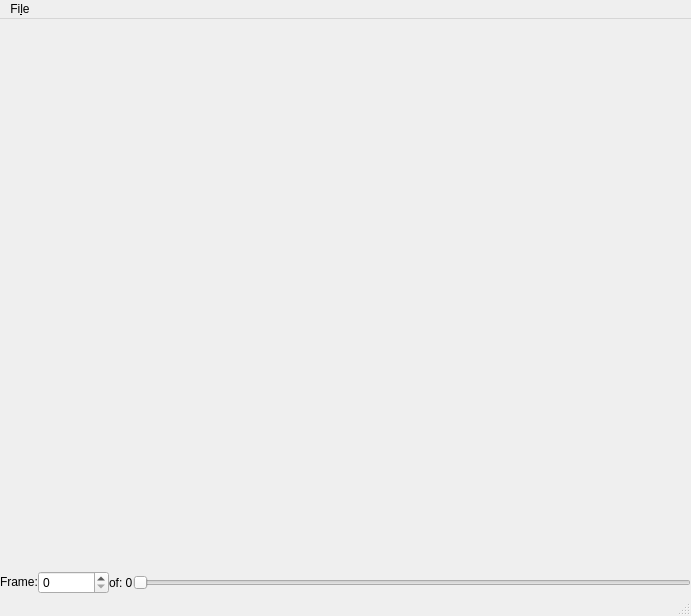
<?xml version="1.0" encoding="UTF-8"?>
<ui version="4.0">
 <class>ImageViewerWindow</class>
 <widget class="QMainWindow" name="ImageViewerWindow">
  <property name="geometry">
   <rect>
    <x>0</x>
    <y>0</y>
    <width>691</width>
    <height>616</height>
   </rect>
  </property>
  <property name="sizePolicy">
   <sizepolicy hsizetype="Expanding" vsizetype="Expanding">
    <horstretch>0</horstretch>
    <verstretch>0</verstretch>
   </sizepolicy>
  </property>
  <property name="windowTitle">
   <string>Image Viewer</string>
  </property>
  <widget class="QWidget" name="centralwidget">
   <property name="sizePolicy">
    <sizepolicy hsizetype="Expanding" vsizetype="Expanding">
     <horstretch>0</horstretch>
     <verstretch>0</verstretch>
    </sizepolicy>
   </property>
   <layout class="QGridLayout" name="gridLayout">
    <property name="sizeConstraint">
     <enum>QLayout::SizeConstraint::SetNoConstraint</enum>
    </property>
    <property name="leftMargin">
     <number>0</number>
    </property>
    <property name="topMargin">
     <number>0</number>
    </property>
    <property name="rightMargin">
     <number>0</number>
    </property>
    <property name="bottomMargin">
     <number>0</number>
    </property>
    <property name="spacing">
     <number>0</number>
    </property>
    <item row="0" column="0">
     <layout class="QVBoxLayout" name="verticalLayout" stretch="0,0">
      <property name="spacing">
       <number>0</number>
      </property>
      <item>
       <widget class="QWidget" name="viewerWidgetContainer" native="true">
        <property name="sizePolicy">
         <sizepolicy hsizetype="Expanding" vsizetype="Expanding">
          <horstretch>1</horstretch>
          <verstretch>1</verstretch>
         </sizepolicy>
        </property>
       </widget>
      </item>
      <item>
       <layout class="QHBoxLayout" name="horizontalLayout">
        <property name="spacing">
         <number>0</number>
        </property>
        <item>
         <widget class="QLabel" name="framesLabel">
          <property name="sizePolicy">
           <sizepolicy hsizetype="Preferred" vsizetype="Fixed">
            <horstretch>0</horstretch>
            <verstretch>0</verstretch>
           </sizepolicy>
          </property>
          <property name="text">
           <string>Frame:</string>
          </property>
          <property name="buddy">
           <cstring>framesQSpinBox</cstring>
          </property>
         </widget>
        </item>
        <item>
         <widget class="QSpinBox" name="framesQSpinBox">
          <property name="sizePolicy">
           <sizepolicy hsizetype="Fixed" vsizetype="Fixed">
            <horstretch>0</horstretch>
            <verstretch>0</verstretch>
           </sizepolicy>
          </property>
          <property name="minimumSize">
           <size>
            <width>48</width>
            <height>0</height>
           </size>
          </property>
          <property name="mouseTracking">
           <bool>true</bool>
          </property>
          <property name="toolTip">
           <string>Select frame</string>
          </property>
          <property name="whatsThis">
           <string>Current frame number</string>
          </property>
          <property name="showGroupSeparator" stdset="0">
           <bool>true</bool>
          </property>
          <property name="maximum">
           <number>999999999</number>
          </property>
         </widget>
        </item>
        <item>
         <widget class="QLabel" name="nFramesLabel">
          <property name="text">
           <string>of: 0</string>
          </property>
         </widget>
        </item>
        <item>
         <widget class="QSlider" name="framesQSlider">
          <property name="sizePolicy">
           <sizepolicy hsizetype="Expanding" vsizetype="Fixed">
            <horstretch>0</horstretch>
            <verstretch>0</verstretch>
           </sizepolicy>
          </property>
          <property name="mouseTracking">
           <bool>true</bool>
          </property>
          <property name="toolTip">
           <string>Select frame</string>
          </property>
          <property name="whatsThis">
           <string>Frame selector slider</string>
          </property>
          <property name="autoFillBackground">
           <bool>false</bool>
          </property>
          <property name="orientation">
           <enum>Qt::Orientation::Horizontal</enum>
          </property>
         </widget>
        </item>
       </layout>
      </item>
     </layout>
    </item>
   </layout>
  </widget>
  <widget class="QMenuBar" name="menubar">
   <property name="geometry">
    <rect>
     <x>0</x>
     <y>0</y>
     <width>691</width>
     <height>27</height>
    </rect>
   </property>
   <widget class="QMenu" name="menuFile">
    <property name="title">
     <string>Fi&amp;le</string>
    </property>
    <widget class="QMenu" name="menuExport">
     <property name="title">
      <string>&amp;Export frame</string>
     </property>
     <addaction name="actionExportAsPNG"/>
     <addaction name="actionExportAsSVG"/>
     <addaction name="actionExportAsTIFF"/>
     <addaction name="actionExportAsHDF5"/>
     <addaction name="actionExportAsPickle"/>
     <addaction name="actionExportToWorkspace"/>
    </widget>
    <widget class="QMenu" name="menuSave">
     <property name="title">
      <string>&amp;Save</string>
     </property>
     <addaction name="actionSaveTIFF"/>
     <addaction name="actionHDF5"/>
     <addaction name="actionPickle"/>
     <addaction name="actionTo_workspace"/>
    </widget>
    <addaction name="separator"/>
    <addaction name="actionView"/>
    <addaction name="menuSave"/>
    <addaction name="menuExport"/>
    <addaction name="actionClose"/>
    <addaction name="separator"/>
    <addaction name="actionRefresh"/>
   </widget>
   <addaction name="menuFile"/>
  </widget>
  <widget class="QStatusBar" name="statusbar"/>
  <action name="actionClose">
   <property name="text">
    <string>&amp;Close</string>
   </property>
  </action>
  <action name="actionColorMap">
   <property name="text">
    <string>&amp;Color Map</string>
   </property>
  </action>
  <action name="actionImageScale">
   <property name="text">
    <string>&amp;Image Scale</string>
   </property>
  </action>
  <action name="actionImageGamma">
   <property name="text">
    <string>Image &amp;Gamma</string>
   </property>
  </action>
  <action name="actionOpen">
   <property name="text">
    <string>&amp;Open</string>
   </property>
  </action>
  <action name="actionCrosshair_Cursor">
   <property name="text">
    <string>Crosshair</string>
   </property>
  </action>
  <action name="actionVertical_Cursor">
   <property name="text">
    <string>Vertical</string>
   </property>
  </action>
  <action name="actionHorizontal_Cursor">
   <property name="text">
    <string>Horizontal</string>
   </property>
  </action>
  <action name="actionRemove_Cursor">
   <property name="text">
    <string>Remove Cursor...</string>
   </property>
  </action>
  <action name="actionExportAsPNG">
   <property name="text">
    <string>&amp;PNG</string>
   </property>
  </action>
  <action name="actionExportAsSVG">
   <property name="text">
    <string>&amp;SVG</string>
   </property>
  </action>
  <action name="actionExportAsTIFF">
   <property name="text">
    <string>&amp;TIFF</string>
   </property>
  </action>
  <action name="actionSaveTIFF">
   <property name="text">
    <string>&amp;TIFF</string>
   </property>
  </action>
  <action name="actionView">
   <property name="text">
    <string>&amp;View...</string>
   </property>
   <property name="toolTip">
    <string>View image from workspace</string>
   </property>
   <property name="statusTip">
    <string>View image from workspace</string>
   </property>
   <property name="whatsThis">
    <string>View image from workspace</string>
   </property>
  </action>
  <action name="actionRefresh">
   <property name="text">
    <string>&amp;Refresh</string>
   </property>
   <property name="toolTip">
    <string>Refresh image display - only works for images in the workspace</string>
   </property>
   <property name="statusTip">
    <string>Refresh image display - only works for images in the workspace</string>
   </property>
   <property name="whatsThis">
    <string>Refresh image display - only works for images in the workspace</string>
   </property>
  </action>
  <action name="actionHDF5">
   <property name="text">
    <string>HDF5</string>
   </property>
  </action>
  <action name="actionPickle">
   <property name="text">
    <string>Pickle</string>
   </property>
  </action>
  <action name="actionExportAsHDF5">
   <property name="text">
    <string>HDF5</string>
   </property>
  </action>
  <action name="actionExportAsPickle">
   <property name="text">
    <string>Pickle</string>
   </property>
  </action>
  <action name="actionExportToWorkspace">
   <property name="text">
    <string>To workspace</string>
   </property>
  </action>
  <action name="actionTo_workspace">
   <property name="text">
    <string>To workspace</string>
   </property>
  </action>
 </widget>
 <resources/>
 <connections>
  <connection>
   <sender>actionClose</sender>
   <signal>triggered()</signal>
   <receiver>ImageViewerWindow</receiver>
   <slot>close()</slot>
   <hints>
    <hint type="sourcelabel">
     <x>-1</x>
     <y>-1</y>
    </hint>
    <hint type="destinationlabel">
     <x>233</x>
     <y>176</y>
    </hint>
   </hints>
  </connection>
 </connections>
</ui>
